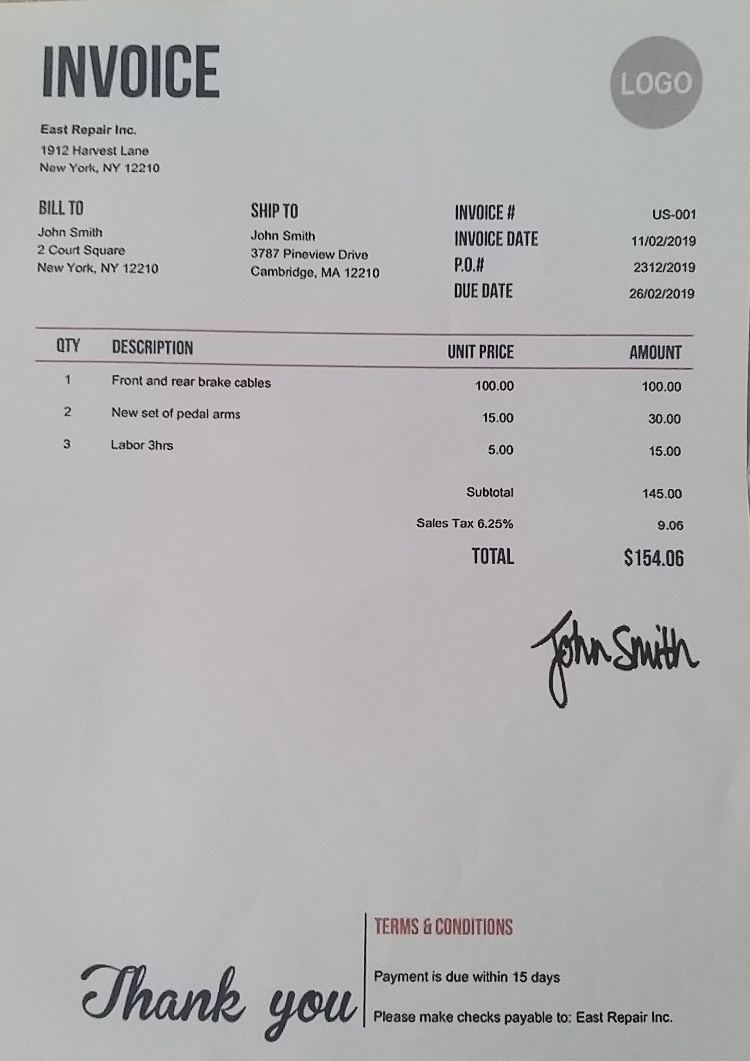
#> input picture resized_image.jpg, 750 x 1061 px
$ python readtable.py   (older library calls are emulated)
#> lines starting #> are read from the running program, lines starting #| are printed output that depends on the picture; after the words box and inside, x2 and y2 are one past the last pixel; in counts of white or black regions, pixels touching at a corner belong together
import numpy as np
import os
import cv2
import imutils
from PIL import Image

# This only works if there's only one table on a page
# Important parameters:
#  - morph_size
#  - min_text_height_limit
#  - max_text_height_limit
#  - cell_threshold
#  - min_columns


def pre_process_image(img, save_in_file, morph_size=(8, 8)):

    # get rid of the color
    pre = cv2.cvtColor(img, cv2.COLOR_BGR2GRAY)
    # Otsu threshold
    pre = cv2.threshold(pre, 250, 255, cv2.THRESH_BINARY | cv2.THRESH_OTSU)[1]
    # dilate the text to make it solid spot
    cpy = pre.copy()
    struct = cv2.getStructuringElement(cv2.MORPH_RECT, morph_size)
    cpy = cv2.dilate(~cpy, struct, anchor=(-1, -1), iterations=1)
    pre = ~cpy

    if save_in_file is not None:
        cv2.imwrite(save_in_file, pre)
    return pre


def find_text_boxes(pre, min_text_height_limit=6, max_text_height_limit=40):
    # Looking for the text spots contours
    # OpenCV 3
    # img, contours, hierarchy = cv2.findContours(pre, cv2.RETR_LIST, cv2.CHAIN_APPROX_SIMPLE)
    # OpenCV 4
    contours, hierarchy = cv2.findContours(pre, cv2.RETR_LIST, cv2.CHAIN_APPROX_SIMPLE)

    # Getting the texts bounding boxes based on the text size assumptions
    boxes = []
    for contour in contours:
        box = cv2.boundingRect(contour)
        h = box[3]

        if min_text_height_limit < h < max_text_height_limit:
            boxes.append(box)

    return boxes


def find_table_in_boxes(boxes, cell_threshold=10, min_columns=2):
    rows = {}
    cols = {}

    # Clustering the bounding boxes by their positions
    for box in boxes:
        (x, y, w, h) = box
        col_key = x // cell_threshold
        row_key = y // cell_threshold
        cols[row_key] = [box] if col_key not in cols else cols[col_key] + [box]
        rows[row_key] = [box] if row_key not in rows else rows[row_key] + [box]

    # Filtering out the clusters having less than 2 cols
    table_cells = list(filter(lambda r: len(r) >= min_columns, rows.values()))
    # Sorting the row cells by x coord
    table_cells = [list(sorted(tb)) for tb in table_cells]
    # Sorting rows by the y coord
    table_cells = list(sorted(table_cells, key=lambda r: r[0][1]))

    return table_cells


def build_lines(table_cells):
    if table_cells is None or len(table_cells) <= 0:
        return [], []

    max_last_col_width_row = max(table_cells, key=lambda b: b[-1][2])
    max_x = max_last_col_width_row[-1][0] + max_last_col_width_row[-1][2]

    max_last_row_height_box = max(table_cells[-1], key=lambda b: b[3])
    max_y = max_last_row_height_box[1] + max_last_row_height_box[3]

    hor_lines = []
    ver_lines = []

    for box in table_cells:
        x = box[0][0]
        y = box[0][1]
        hor_lines.append((x, y, max_x, y))

    for box in table_cells[0]:
        x = box[0]
        y = box[1]
        ver_lines.append((x, y, x, max_y))

    (x, y, w, h) = table_cells[0][-1]
    ver_lines.append((max_x, y, max_x, max_y))
    (x, y, w, h) = table_cells[0][0]
    hor_lines.append((x, max_y, max_x, max_y))

    return hor_lines, ver_lines


if __name__ == "__main__":

    # file = r'data/invoice.png'
    # img_cropped = cv2.imread(file)

    file = r'resized_image.jpg'
    img_cropped = cv2.imread(file)
#> img_cropped is the input picture: shape (1061, 750, 3); mean B, G, R 177.5, 176.7, 177.3


    aligned_img_show = img_cropped.copy()
    aligned_img_mask = np.zeros_like(aligned_img_show)
    cv2.rectangle(aligned_img_mask, (35, 300), (730, 620), (0, 0, 255), cv2.FILLED)
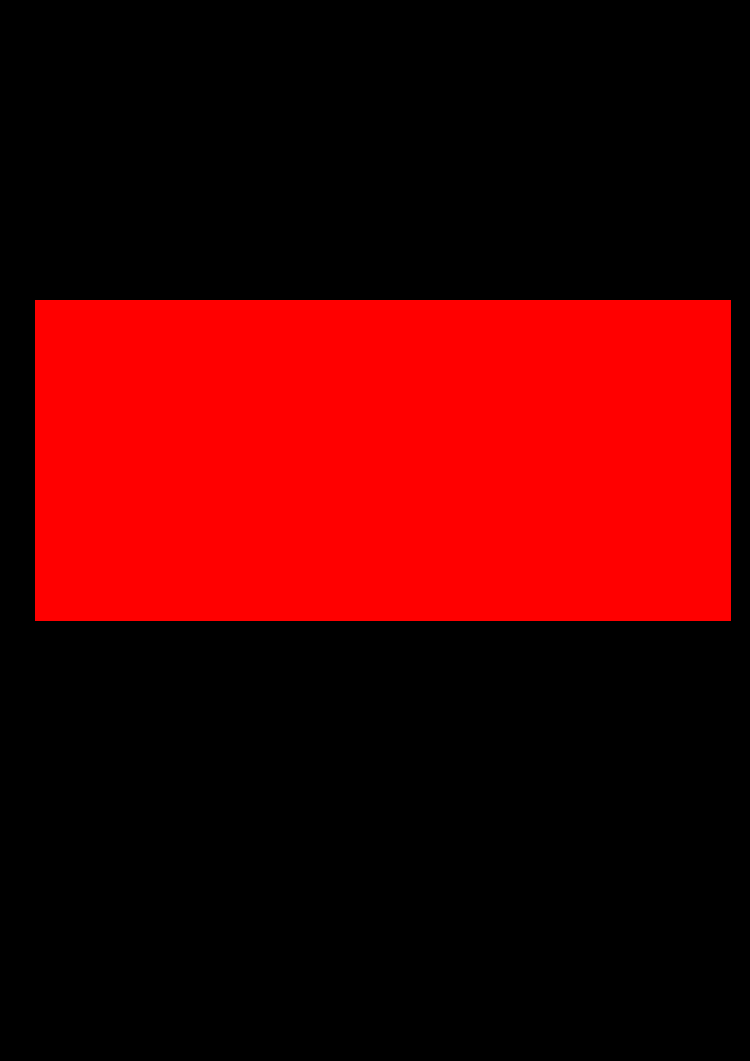
#> aligned_img_mask: shape (1061, 750, 3); mean of channels 0, 1, 2 0, 0, 71.6; drawn as B, G, R
    aligned_img_show = cv2.addWeighted(aligned_img_show, 0.99, aligned_img_mask, 0.1, 0)
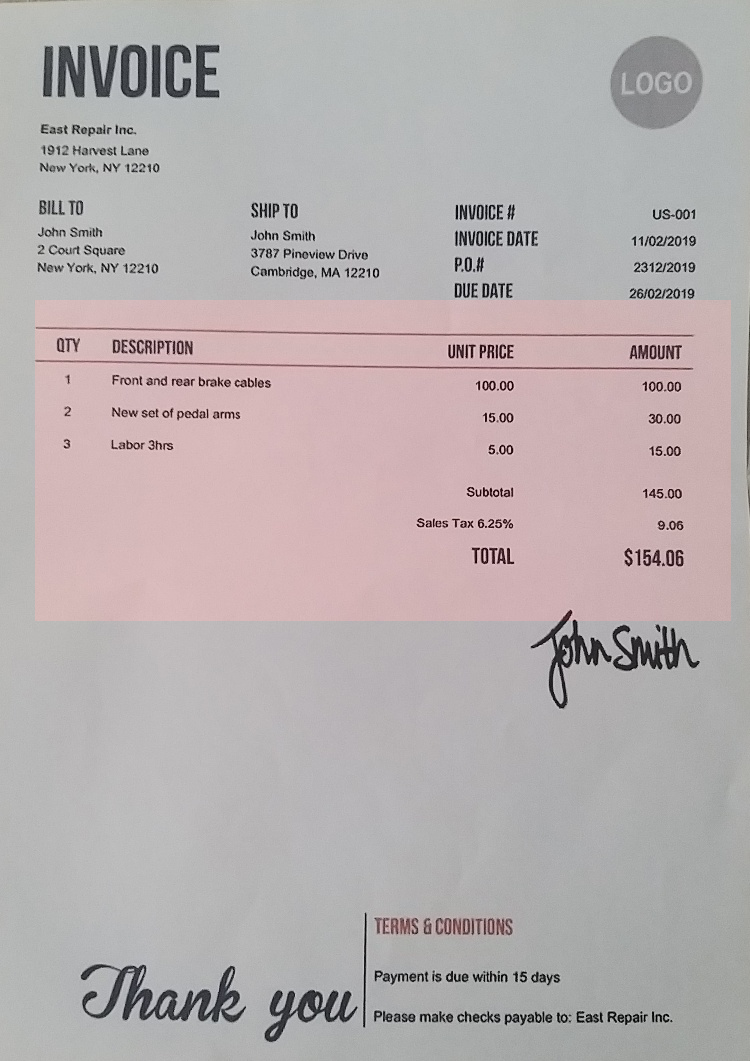
#> aligned_img_show: shape (1061, 750, 3); mean B, G, R 175.5, 174.8, 182.7
    img = img_cropped[300:620, 35:730]
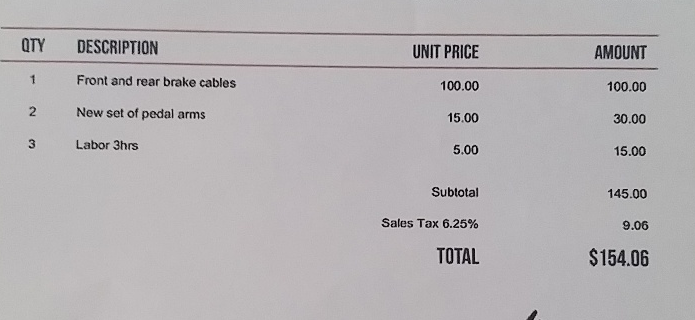
#> img: shape (320, 695, 3); mean B, G, R 180.1, 178.1, 181.5

    pre_file = os.path.join("data", "pre.png")
    out_file = os.path.join("data", "out.png")

    pre_processed = pre_process_image(img, pre_file)
#> in pre_process_image, `pre = cv2.threshold(pre, 250, 255, cv2.THRESH_BINARY | cv2.THRESH_OTSU..`:
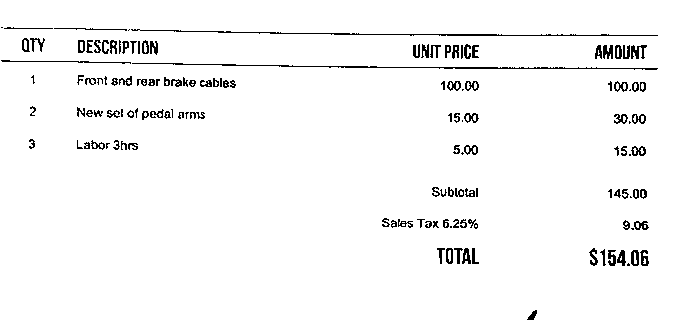
#> pre: shape (320, 695); 96.7% white; black in thin lines or dots, all inside (x1, y1, x2, y2) = (1, 27, 658, 320)
#> in pre_process_image, `cpy = cv2.dilate(~cpy, struct, anchor=(-1, -1), iterations=1)`:
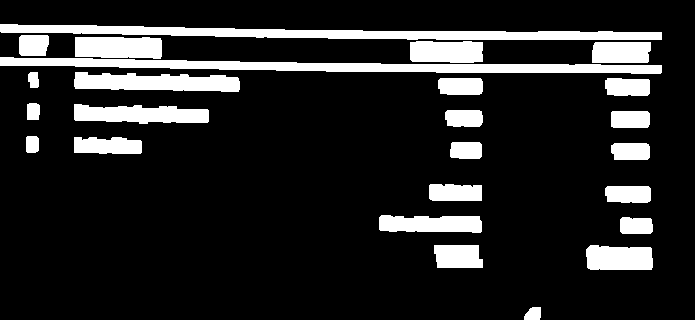
#> cpy: shape (320, 695); 14.8% white; 25 white regions, largest, box (x1, y1, x2, y2) and area: (0, 57, 662, 74) 5647, (0, 24, 662, 40) 5591, (74, 72, 240, 92) 2506
#> in pre_process_image, `pre = ~cpy`: pre: shape (320, 695); 85.2% white; 25 black regions
    text_boxes = find_text_boxes(pre_processed)
#> in find_text_boxes, `contours, hierarchy = cv2.findContours(pre, cv2.RETR_LIST, cv2.CHAIN_A..`: contours = 23 contours; largest, box (x1, y1, x2, y2) and area: (0, 0, 695, 320) 208634, (73, 71, 241, 93) 2690, (73, 103, 210, 125) 2194, (74, 36, 163, 60) 1880, (378, 214, 483, 234) 1706
#> the loop in find_text_boxes, `for contour in contours:` made 23 passes
#> (box, h) on passes 1 to 12: ((585, 244, 69, 27), 27), ((433, 244, 51, 25), 25), ((619, 216, 35, 19), 19), ((378, 214, 105, 20), 20), ((604, 185, 48, 19), 19), ((428, 183, 55, 19), 19), ((610, 142, 41, 19), 19), ((449, 141, 34, 19), 19), ((73, 136, 70, 19), 19), ((25, 135, 15, 19), 19), ((610, 110, 41, 19), 19), ((444, 109, 40, 19), 19)
#> after the loop in find_text_boxes, `for contour in contours:`: boxes = 22 items, first 6: (585, 244, 69, 27), (433, 244, 51, 25), (619, 216, 35, 19), (378, 214, 105, 20), (604, 185, 48, 19), (428, 183, 55, 19)
#> text_boxes has the same summary as boxes in find_text_boxes
    cells = find_table_in_boxes(text_boxes)
#> the loop in find_table_in_boxes, `for box in boxes:` made 22 passes
#> (x, y, w, h, col_key, row_key) on passes 1 to 12: (585, 244, 69, 27, 58, 24), (433, 244, 51, 25, 43, 24), (619, 216, 35, 19, 61, 21), (378, 214, 105, 20, 37, 21), (604, 185, 48, 19, 60, 18), (428, 183, 55, 19, 42, 18), (610, 142, 41, 19, 61, 14), (449, 141, 34, 19, 44, 14), (73, 136, 70, 19, 7, 13), (25, 135, 15, 19, 2, 13), (610, 110, 41, 19, 61, 11), (444, 109, 40, 19, 44, 10)
#> after the loop in find_table_in_boxes, `for box in boxes:`: cols = 10 items
#> in find_table_in_boxes, `table_cells = list(filter(lambda r: len(r) >= min_columns, rows.values..`: table_cells = 9 items
#> cells = 9 items
    hor_lines, ver_lines = build_lines(cells)
#> in build_lines, `max_last_col_width_row = max(table_cells, key=lambda b: b[-1][2])`: max_last_col_width_row = [(18, 34, 32, 23), (74, 36, 89, 24)]
#> in build_lines, `max_x = max_last_col_width_row[-1][0] + max_last_col_width_row[-1][2]`: max_x = 163
#> in build_lines, `max_last_row_height_box = max(table_cells[-1], key=lambda b: b[3])`: max_last_row_height_box = (585, 244, 69, 27)
#> in build_lines, `max_y = max_last_row_height_box[1] + max_last_row_height_box[3]`: max_y = 271
#> the loop in build_lines, `for box in table_cells:` made 9 passes
#> (box, x, y) on passes 1, 2, 4, 5, 6, 7, 8, 9: ([(18, 34, 32, 23), (74, 36, 89, 24)], 18, 34), ([(409, 40, 75, 24), (591, 41, 61, 23)], 409, 40), ([(26, 102, 15, 19), (73, 103, 137, 22), (444, 109, 40, 19)], 26, 102), ([(25, 135, 15, 19), (73, 136, 70, 19)], 25, 135), ([(449, 141, 34, 19), (610, 142, 41, 19)], 449, 141), ([(428, 183, 55, 19), (604, 185, 48, 19)], 428, 183), ([(378, 214, 105, 20), (619, 216, 35, 19)], 378, 214), ([(433, 244, 51, 25), (585, 244, 69, 27)], 433, 244)
#> (x, y) on pass 3: (27, 71)
#> after the loop in build_lines, `for box in table_cells:`: hor_lines = [(18, 34, 163, 34), (409, 40, 163, 40), (27, 71, 163, 71), (26, 102, 163, 102), (25, 135, 163, 135), (449, 141, 163, 141), (428, 183, 163, 183), (378, 214, 163, 214), (433, 244, 163, 244)]
#> the loop in build_lines, `for box in table_cells[0]:` made 2 passes
#> (box, x, y) on passes 1 to 2: ((18, 34, 32, 23), 18, 34), ((74, 36, 89, 24), 74, 36)
#> after the loop in build_lines, `for box in table_cells[0]:`: ver_lines = [(18, 34, 18, 271), (74, 36, 74, 271)]
#> in build_lines, `(x, y, w, h) = table_cells[0][-1]`: w = 89; h = 24
#> in build_lines, `(x, y, w, h) = table_cells[0][0]`: x = 18; y = 34; w = 32; h = 23
#> hor_lines = [(18, 34, 163, 34), (409, 40, 163, 40), (27, 71, 163, 71), (26, 102, 163, 102), (25, 135, 163, 135), (449, 141, 163, 141), (428, 183, 163, 183), (378, 214, 163, 214), (433, 244, 163, 244), (18, 271, 163, 271)]; ver_lines = [(18, 34, 18, 271), (74, 36, 74, 271), (163, 36, 163, 271)]

    vis = img.copy()

    # for box in text_boxes:
    #     (x, y, w, h) = box
    #     cv2.rectangle(vis, (x, y), (x + w - 2, y + h - 2), (0, 255, 0), 1)

    for line in hor_lines:
        [x1, y1, x2, y2] = line
        cv2.line(vis, (x1-20, y1), (x2, y2), (0, 0, 255), 1)
#> this loop made 10 passes
#> (line, x1, y1, y2) on passes 1 to 10: ((18, 34, 163, 34), 18, 34, 34), ((409, 40, 163, 40), 409, 40, 40), ((27, 71, 163, 71), 27, 71, 71), ((26, 102, 163, 102), 26, 102, 102), ((25, 135, 163, 135), 25, 135, 135), ((449, 141, 163, 141), 449, 141, 141), ((428, 183, 163, 183), 428, 183, 183), ((378, 214, 163, 214), 378, 214, 214), ((433, 244, 163, 244), 433, 244, 244), ((18, 271, 163, 271), 18, 271, 271)
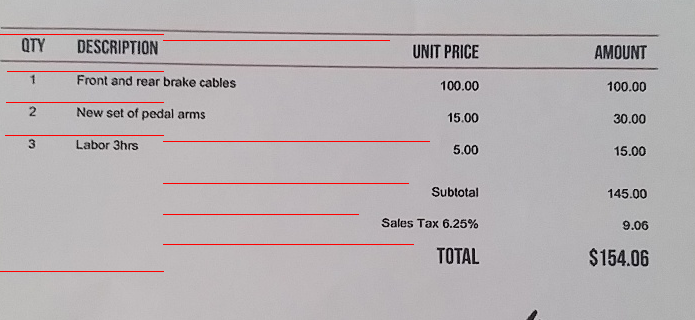
#> vis: shape (320, 695, 3); 0.89% of pixels changed, all inside (x1, y1, x2, y2) = (0, 34, 430, 272)

    for line in ver_lines:
        [x1, y1, x2, y2] = line
        cv2.line(vis, (x1, y1), (x2, y2), (0, 0, 255), 1)
#> this loop made 3 passes
#> (line, x1, y1, x2) on passes 1 to 3: ((18, 34, 18, 271), 18, 34, 18), ((74, 36, 74, 271), 74, 36, 74), ((163, 36, 163, 271), 163, 36, 163)
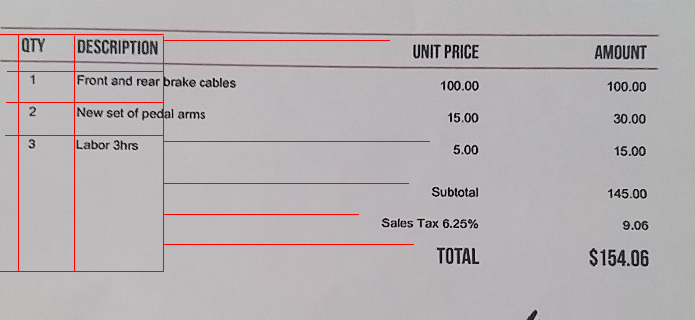
#> vis: shape (320, 695, 3); 0.31% of pixels changed, all inside (x1, y1, x2, y2) = (18, 35, 164, 271)

    cv2.imwrite(out_file, vis)
